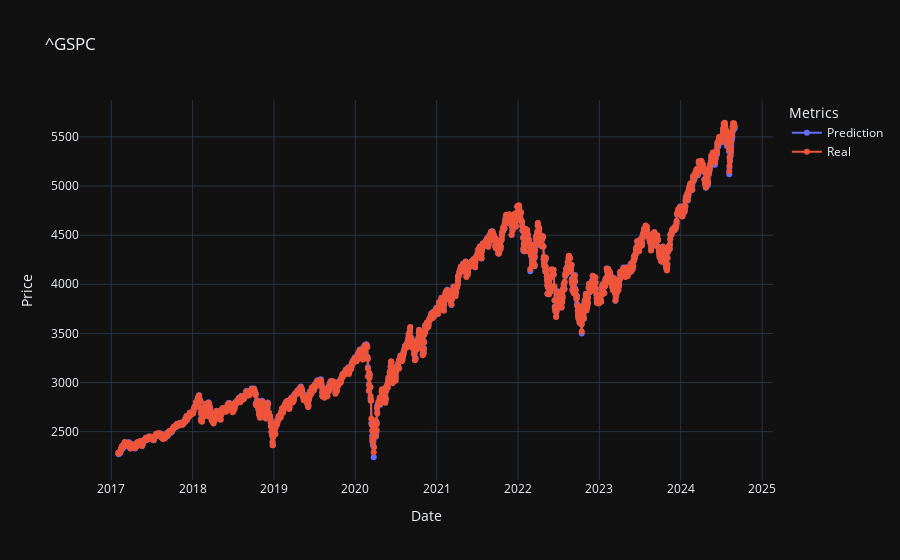
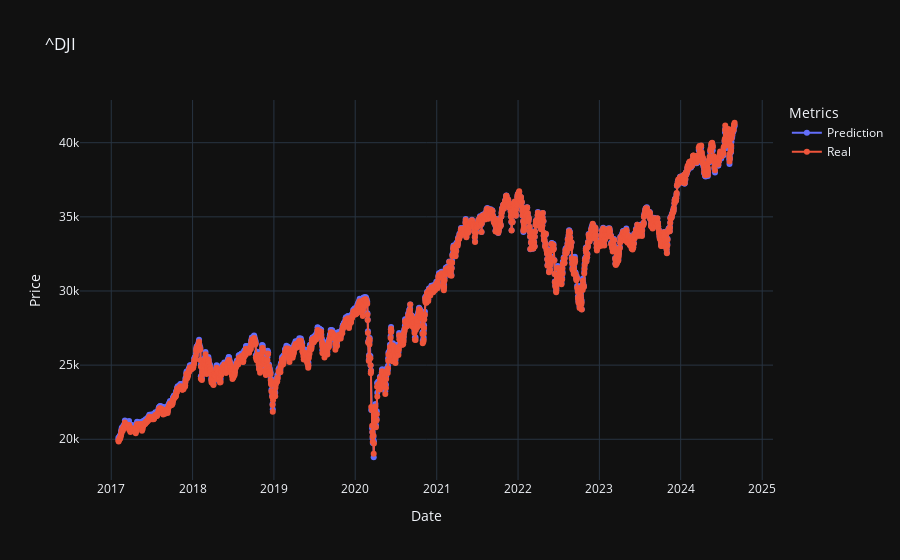

The notebook cell these images were saved under, in order:
### Code cell
from src.data.make_dataset import load_list, get_stock_data
from src.models.StockModel import StockModel
window_size = 20
start_date = '2017-01-01'
end_date = '2024-09-01'
feature_columns = ['Close', 'Open', 'Volume', 'Range', 'Gap', 'RSI', 'MACD']
target = "Open"

# Test data
test_data = get_stock_data(["^GSPC", "^DJI"], "1d", start_date, end_date)

stock_model = StockModel(window_size=window_size, feature_columns=feature_columns, target_name=target, export=False)
stock_model.load("final_models/1-64")

metrics_dict, mean_metrics = stock_model.evaluate_many(test_data, graph=True)
print(metrics_dict)
print(mean_metrics)

### Figure 1 — Plotly figure (JSON) as saved in the notebook; plotly's stock layout.template omitted (floating-point values rounded to 4 significant figures; data arrays with more than 128 entries replaced by an {"elided": "..."} marker saying what was removed)
{"data": [{"mode": "lines+markers", "name": "Prediction", "type": "scatter", "visible": true, "x": {"elided": "1907 str values"}, "y": {"elided": "1907 float values"}}, {"mode": "lines+markers", "name": "Real", "type": "scatter", "visible": true, "x": {"elided": "1907 str values"}, "y": {"elided": "1907 float values"}}], "layout": {"autosize": true, "legend": {"title": {"text": "Metrics"}}, "title": {"text": "^GSPC"}, "xaxis": {"autorange": true, "range": ["2016-08-09 10:51:48.9934", "2025-02-22 13:08:11.0066"], "title": {"text": "Date"}, "type": "date"}, "yaxis": {"autorange": true, "range": [1959.0, 5925.0], "title": {"text": "Price"}, "type": "linear"}}}

### Figure 2 — Plotly figure (JSON) as saved in the notebook; plotly's stock layout.template omitted (floating-point values rounded to 4 significant figures; data arrays with more than 128 entries replaced by an {"elided": "..."} marker saying what was removed)
{"data": [{"mode": "lines+markers", "name": "Prediction", "type": "scatter", "x": {"elided": "1907 str values"}, "y": {"elided": "1907 float values"}}, {"mode": "lines+markers", "name": "Real", "type": "scatter", "visible": true, "x": {"elided": "1907 str values"}, "y": {"elided": "1907 float values"}}], "layout": {"autosize": true, "legend": {"title": {"text": "Metrics"}}, "title": {"text": "^DJI"}, "xaxis": {"autorange": true, "range": ["2016-08-09 10:51:48.9934", "2025-02-22 13:08:11.0066"], "title": {"text": "Date"}, "type": "date"}, "yaxis": {"autorange": true, "range": [16930.0, 43210.0], "title": {"text": "Price"}, "type": "linear"}}}
